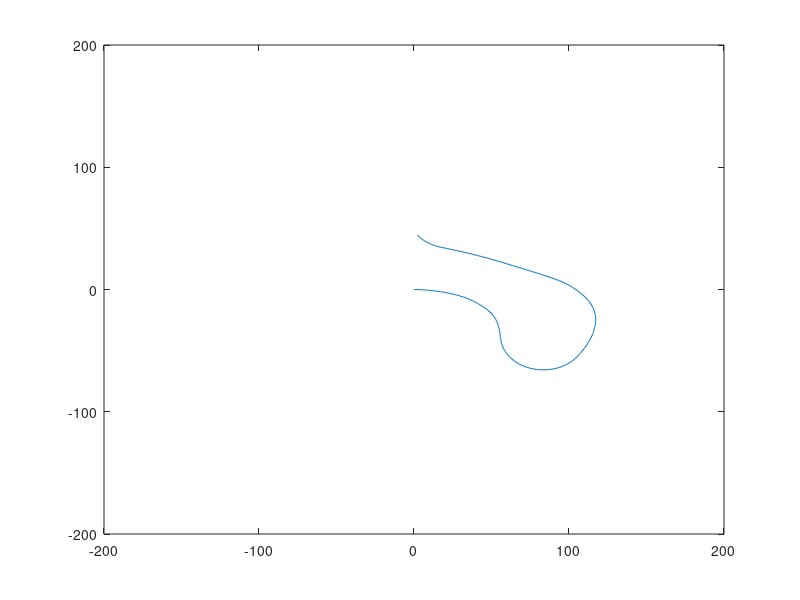

MATLAB code for this plot:
%% 
load('steering3.mat');
alpha=2.8;
%%
load('steering2.mat');
alpha=2.8;
%%
load('steeringdata.mat');
alpha=2.1;
%%
angle=0;
speed=1;
x=zeros(size(steering.signals.values,1),1);
y=zeros(size(steering.signals.values,1),1);
for i=1:floor(size(steering.signals.values,1))
    angle=angle-pi/180*alpha*(steering.signals.values(i));
   x(i+1)=x(i)+cos(angle)*speed;
   y(i+1)=y(i)+sin(angle)*speed;
end
plot(x,y);
axis(20*[-10 10 -10 10])
% Der Plot von 2 und 3 ist ziemlich genau, das Auto ist von der Strecke abgekommen